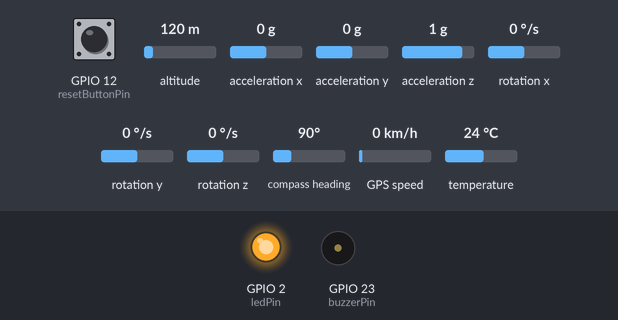
Recording of a program running on a simulated ESP32. Shown: output pins drawn as LEDs (lit = HIGH), buzzer (waves = sounding). Inputs (shaded band) come from the test bench; at power-on: acceleration x 0 g, GPIO 12 (resetButtonPin) HIGH, acceleration z 1 g, acceleration y 0 g, altitude 120 m, rotation x 0 °/s, rotation y 0 °/s, rotation z 0 °/s, compass heading 90°, GPS speed 0 km/h, temperature 24 °C. WiFi joins after 1.5 s; servers stay silent unless stated; the local clock reads 2024-03-15 10:24:30 at power-on unless the program sets it; the GPS gets a fix after 3 s at 37.7749, -122.4194 with 8 satellites; what the program prints to the serial monitor is not drawn.

Above: at 6.8 s.
6.9 s: acceleration x set to -0.7 g
11.3 s: acceleration x set to -1 g
At 15.69 s:
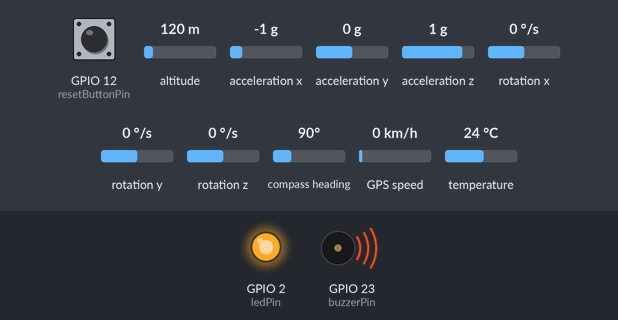
15.7 s: GPIO 12 (resetButtonPin) pulled LOW for 3.2 s
At 17.1 s:
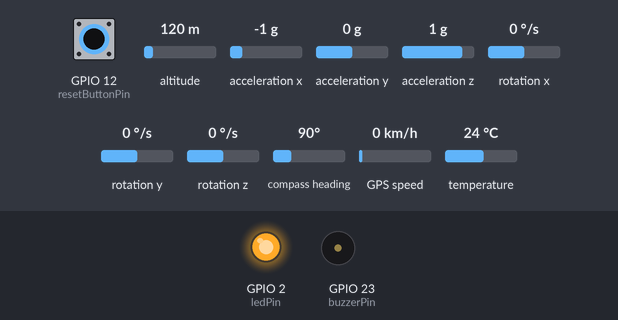
23.2 s: acceleration z set to 0.7 g
At 24.2 s:
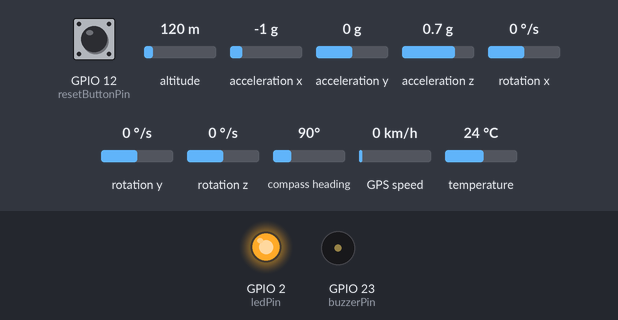
24.8 s: acceleration y set to -0.3 g
28.1 s: acceleration y set to -0.6 g
At 33.52 s:
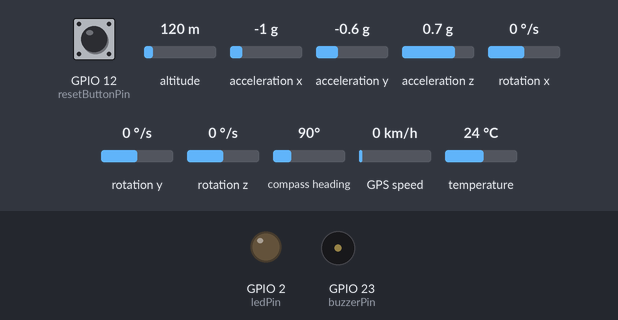
Timing chart, 0 to 44.7 s (numbered marks = the images above; inputs shaded):
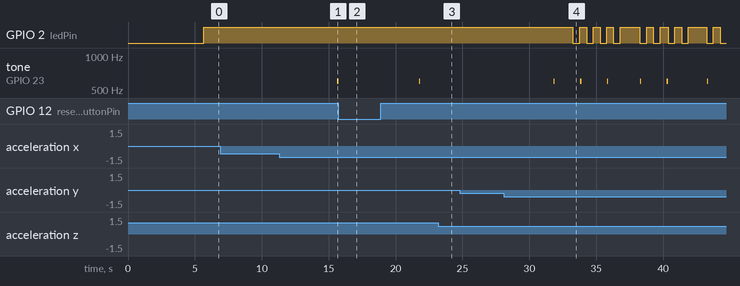

Measured:
- the behaviour switches between -0.8 and -0.9 g on acceleration x (found by bisection; images 0 and 1)
- the behaviour switches between -0.4 and -0.5 g on acceleration y (found by bisection; images 3 and 4)
- after the input at 6.9 s, every drawn part: stays the same
- after the input at 11.3 s, tone on GPIO 23 (buzzerPin): silent → 600 Hz after 4.3 s
- after the input at 15.7 s, GPIO 2 (ledPin): stops changing and stays HIGH
- after the input at 23.2 s, GPIO 2 (ledPin): stays HIGH (without the input it goes to LOW after 0.51 s); tone on GPIO 23 (buzzerPin): stays silent (without the input it goes to 600 Hz after 0.55 s)
- after the input at 24.8 s, every drawn part: stays the same
- after the input at 28.1 s, GPIO 2 (ledPin): HIGH → LOW after 5.2 s, then moves between LOW and HIGH, repeating every 5.0 s; tone on GPIO 23 (buzzerPin): plays 600 Hz for 0.10 s, 600 Hz for 0.10 s, 600 Hz for 0.10 s, 600 Hz for 0.10 s, 600 Hz for 0.10 s, 600 Hz for 0.10 s, starting after 3.7 s

The program:

main.cpp
```cpp
#include <WiFi.h>
#include <FirebaseESP32.h>
#include <time.h>
#include <Adafruit_MPU6050.h>
#include <Adafruit_Sensor.h>
#include <Wire.h>
#include <math.h>
#include <TinyGPS++.h>
#include <HardwareSerial.h>

#define WIFI_SSID "satu_dua"
#define WIFI_PASSWORD "satusatu"
#define FIREBASE_HOST "emergencyfalldetection-725cb-default-rtdb.asia-southeast1.firebasedatabase.app"
#define FIREBASE_AUTH "wRBzA1N2VoFQrzmEOizH5eWc66HDliiiD3fvWoH5"

Adafruit_MPU6050 mpu;
TinyGPSPlus gps;
HardwareSerial gpsSerial(1);
FirebaseData fbdo;
FirebaseAuth auth;
FirebaseConfig config;

const int buzzerPin = 23;
const int resetButtonPin = 12;
const int ledPin = 2;

// ========== PENGATURAN SENSITIVITAS ==========
const float FALL_SENSITIVITY = 0.6;      // 0-1: semakin besar = semakin sensitif
const float NORMAL_LOW_MULT = 0.75;       // 0.5-0.8: batas bawah normal
const float NORMAL_HIGH_MULT = 1.3;      // 1.2-2.0: batas atas normal
const float VARIANCE_THRESHOLD = 2;    // 1.0-4.0: deteksi gerakan tidak teratur, semakin kecil = semakin sensitif

const int MIN_FREEFALL_SAMPLES = 3;      // 3-15: jatuh (semakin kecil = sensitif)
const int MIN_ABNORMAL_SAMPLES = 25;     // 5-30: gerakan abnormal

const float alpha = 0.2;                 // 0.1-0.5: smoothing filter
const unsigned long CALIBRATE_MS = 3000; // waktu kalibrasi awal
const unsigned long MOVEMENT_CHECK_INTERVAL = 100; // 50-200ms: frekuensi analisis

// Threshold values (akan di-set otomatis saat kalibrasi)
float TH_NORMAL_LOW = 8.0;
float TH_NORMAL_HIGH = 12.0;
float TH_FALL = 5.0;

// System states
enum SystemState {
  STATE_NORMAL = 0,    // Hijau - gerakan normal
  STATE_ABNORMAL = 1,  // Kuning - gerakan tidak normal
  STATE_FALL = 2       // Merah - jatuh (persisten sampai reset)
};

SystemState currentState = STATE_NORMAL;
SystemState previousState = STATE_NORMAL;

bool systemReady = false;        // Flag untuk menandakan sistem siap
bool fallDetected = false;
bool buttonPressed = false;
unsigned long lastDebounceTime = 0;
const unsigned long debounceDelay = 50;
unsigned long lastLedToggle = 0;
bool ledState = LOW;             // Start dengan LED mati
int fallSampleCount = 0;
int abnormalSampleCount = 0;
float emaAccel;
float emaVariance = 0.0;

// Movement analysis variables
float accelHistory[10] = {0};
int historyIndex = 0;
unsigned long lastMovementCheck = 0;

String getFormattedTime()
{
  time_t now;
  struct tm timeinfo;
  time(&now);
  localtime_r(&now, &timeinfo);
  char buffer[25];
  strftime(buffer, sizeof(buffer), "%Y-%m-%d %H:%M:%S", &timeinfo);
  return String(buffer);
}

String getStateString(SystemState state) {
  switch(state) {
    case STATE_NORMAL: return "NORMAL";
    case STATE_ABNORMAL: return "ABNORMAL_MOVEMENT";
    case STATE_FALL: return "FALL_DETECTED";
    default: return "UNKNOWN";
  }
}

void initWiFi()
{
  WiFi.begin(WIFI_SSID, WIFI_PASSWORD);
  Serial.print("Connecting to WiFi");
  while (WiFi.status() != WL_CONNECTED)
  {
    Serial.print(".");
    delay(500);
  }
  Serial.println("\nConnected to WiFi!");
}

void initFirebase()
{
  config.host = FIREBASE_HOST;
  config.signer.tokens.legacy_token = FIREBASE_AUTH;
  Firebase.begin(&config, &auth);
  Firebase.reconnectWiFi(true);
  Firebase.setBool(fbdo, "/esp32/online", true);
}

void initMPU()
{
  if (!mpu.begin())
  {
    Serial.println("MPU6050 not found");
    while (1)
      delay(10);
  }
  mpu.setHighPassFilter(MPU6050_HIGHPASS_0_63_HZ);
  Serial.println("Start calibration (remain still)...");

  unsigned long t0 = millis();
  float sum = 0;
  int count = 0;
  while (millis() - t0 < CALIBRATE_MS)
  {
    sensors_event_t a, g, temp;
    mpu.getEvent(&a, &g, &temp);
    float mag = sqrt(
        a.acceleration.x * a.acceleration.x +
        a.acceleration.y * a.acceleration.y +
        a.acceleration.z * a.acceleration.z);
    sum += mag;
    count++;
    delay(20);
  }
  float baseline = sum / count;

  // Set thresholds based on baseline menggunakan multiplier
  TH_FALL = baseline * FALL_SENSITIVITY;
  TH_NORMAL_LOW = baseline * NORMAL_LOW_MULT;
  TH_NORMAL_HIGH = baseline * NORMAL_HIGH_MULT;

  emaAccel = baseline;
  emaVariance = 0.0;

  Serial.println("Enhanced fall detector ready!");
  Serial.print("Baseline (1g): "); Serial.println(baseline);
  Serial.print("TH_FALL: "); Serial.println(TH_FALL);
  Serial.print("TH_NORMAL_LOW: "); Serial.println(TH_NORMAL_LOW);
  Serial.print("TH_NORMAL_HIGH: "); Serial.println(TH_NORMAL_HIGH);

  // Set system ready flag - LED akan menyala setelah ini
  systemReady = true;
}

void initBuzzer()
{
  pinMode(buzzerPin, OUTPUT);
  ledcSetup(0, 1000, 8);
  ledcAttachPin(buzzerPin, 0);
}

void initResetButton()
{
  pinMode(resetButtonPin, INPUT_PULLUP);
}

void initLED()
{
  pinMode(ledPin, OUTPUT);
  digitalWrite(ledPin, LOW);  // Start dengan LED mati
}

void playTone(int frequency)
{
  if (frequency > 0)
  {
    ledcWriteTone(0, frequency);
  }
  else
  {
    ledcWriteTone(0, 0);
  }
}

void handleSOS()
{
  static bool isDash = false;
  static unsigned long lastChange = 0;
  const int dashDuration = 300;

  unsigned long now = millis();
  if (now - lastChange >= (isDash ? dashDuration : 100))
  {
    isDash = !isDash;
    lastChange = now;

    if (isDash)
    {
      playTone(800); // Nada dash
    }
    else
    {
      playTone(0); // Hening 100 ms
    }
  }
}

float calculateMovementVariability() {
  if (historyIndex < 5) return 0.0;

  float mean = 0.0;
  int samples = min(10, historyIndex);

  for (int i = 0; i < samples; i++) {
    mean += accelHistory[i];
  }
  mean /= samples;

  float variance = 0.0;
  for (int i = 0; i < samples; i++) {
    variance += pow(accelHistory[i] - mean, 2);
  }
  variance /= samples;

  return sqrt(variance);
}

SystemState analyzeMovementPattern(float currentAccel, float variance) {
  // PENTING: Jika sudah fall detected, tetap dalam state fall sampai direset
  if (currentState == STATE_FALL) {
    return STATE_FALL;
  }

  // Deteksi jatuh (prioritas tertinggi)
  if (currentAccel < TH_FALL) {
    fallSampleCount++;
    if (fallSampleCount >= MIN_FREEFALL_SAMPLES) {
      return STATE_FALL;
    }
  } else {
    fallSampleCount = 0;
  }

  // Deteksi gerakan abnormal
  bool accelOutOfRange = (currentAccel < TH_NORMAL_LOW) || (currentAccel > TH_NORMAL_HIGH);
  bool highVariability = variance > VARIANCE_THRESHOLD;

  if (accelOutOfRange || highVariability) {
    abnormalSampleCount++;
    if (abnormalSampleCount >= MIN_ABNORMAL_SAMPLES) {
      return STATE_ABNORMAL;
    }
  } else {
    abnormalSampleCount = max(0, abnormalSampleCount - 2);
  }

  return STATE_NORMAL;
}

void reportStatus()
{
  String status = getStateString(currentState);
  String timestamp = getFormattedTime();
  float latitude = 0.0;
  float longitude = 0.0;

  if (gps.location.isValid())
  {
    latitude = gps.location.lat();
    longitude = gps.location.lng();
  }

  bool ok = true;
  ok &= Firebase.setString(fbdo, "/fall_detection/status", status);
  ok &= Firebase.setString(fbdo, "/fall_detection/timestamp", timestamp);
  ok &= Firebase.setFloat(fbdo, "/fall_detection/location/lat", latitude);
  ok &= Firebase.setFloat(fbdo, "/fall_detection/location/lon", longitude);
  ok &= Firebase.setInt(fbdo, "/fall_detection/state_code", (int)currentState);
  ok &= Firebase.setFloat(fbdo, "/fall_detection/accel_magnitude", emaAccel);
  ok &= Firebase.setFloat(fbdo, "/fall_detection/movement_variance", emaVariance);

  if (ok)
  {
    Serial.printf("✅ Status reported: %s\n", status.c_str());
  }
  else
  {
    Serial.print("❌ Error reporting status: ");
    Serial.println(fbdo.errorReason());
  }
}

void resetSystem()
{
  currentState = STATE_NORMAL;
  previousState = STATE_NORMAL;
  fallDetected = false;
  fallSampleCount = 0;
  abnormalSampleCount = 0;
  emaAccel = (TH_NORMAL_LOW + TH_NORMAL_HIGH) / 2;
  emaVariance = 0.0;
  ledcWriteTone(0, 0);

  // Reset history buffer
  for (int i = 0; i < 10; i++) {
    accelHistory[i] = 0.0;
  }
  historyIndex = 0;

  Serial.println("System reset - ready for new detection");
  reportStatus(); // Report reset status
}

void checkResetButton()
{
  int reading = digitalRead(resetButtonPin);
  if (reading == LOW)
  {
    if (!buttonPressed && (millis() - lastDebounceTime) > debounceDelay)
    {
      buttonPressed = true;
      lastDebounceTime = millis();
      resetSystem();
    }
  }
  else
  {
    buttonPressed = false;
  }
}

void handleLED()
{
  // LED hanya menyala jika sistem sudah ready (WiFi connected & calibrated)
  if (!systemReady) {
    digitalWrite(ledPin, LOW);  // LED mati jika belum ready
    return;
  }

  switch(currentState) {
    case STATE_NORMAL:
      digitalWrite(ledPin, HIGH);  // LED menyala terus (hijau)
      break;

    case STATE_ABNORMAL:
      // Blink lambat untuk status kuning
      if (millis() - lastLedToggle > 500) {
        lastLedToggle = millis();
        ledState = !ledState;
        digitalWrite(ledPin, ledState);
      }
      break;

    case STATE_FALL:
      // Blink cepat untuk status merah
      if (millis() - lastLedToggle > 100) {
        lastLedToggle = millis();
        ledState = !ledState;
        digitalWrite(ledPin, ledState);
      }
      break;
  }
}

void handleBuzzer() {
  switch(currentState) {
    case STATE_NORMAL:
      playTone(0);  // Tidak ada suara
      break;

    case STATE_ABNORMAL:
      // Beep singkat setiap 2 detik
      static unsigned long lastAbnormalBeep = 0;
      if (millis() - lastAbnormalBeep > 2000) {
        lastAbnormalBeep = millis();
        playTone(600);
        delay(100);
        playTone(0);
      }
      break;

    case STATE_FALL:
      handleSOS();  // SOS pattern
      break;
  }
}

void setup()
{
  Serial.begin(115200);
  gpsSerial.begin(9600, SERIAL_8N1, 16, 17);

  initLED();        // LED mati dulu
  initBuzzer();
  initResetButton();

  Serial.println("Initializing system...");
  initWiFi();       // Connect ke WiFi

  configTime(7 * 3600, 0, "pool.ntp.org");
  delay(1000);
  initFirebase();   // Connect ke Firebase

  initMPU();        // Kalibrasi & set systemReady = true

  Serial.println("✅ System fully initialized and ready!");
}

void loop()
{
  checkResetButton();
  handleLED();

  // Hanya proses sensor jika sistem sudah ready
  if (!systemReady) {
    delay(100);
    return;
  }

  // Baca sensor MPU6050
  sensors_event_t a, g, temp;
  mpu.getEvent(&a, &g, &temp);
  float mag = sqrt(
      a.acceleration.x * a.acceleration.x +
      a.acceleration.y * a.acceleration.y +
      a.acceleration.z * a.acceleration.z);

  // Update EMA
  emaAccel = alpha * mag + (1 - alpha) * emaAccel;

  // Update history buffer untuk analisis pola
  if (millis() - lastMovementCheck > MOVEMENT_CHECK_INTERVAL) {
    lastMovementCheck = millis();

    accelHistory[historyIndex % 10] = emaAccel;
    historyIndex++;

    // Hitung variabilitas gerakan
    emaVariance = calculateMovementVariability();

    // Analisis pola gerakan dan tentukan state
    previousState = currentState;
    currentState = analyzeMovementPattern(emaAccel, emaVariance);

    // Log perubahan state
    if (currentState != previousState) {
      Serial.printf("State changed: %s -> %s\n",
                   getStateString(previousState).c_str(),
                   getStateString(currentState).c_str());

      if (currentState == STATE_FALL) {
        Serial.println("🚨 FALL DETECTED! System locked in fall state until reset.");
        if (gps.location.isValid()) {
          Serial.printf("Location: %.6f, %.6f\n", gps.location.lat(), gps.location.lng());
        }
        fallDetected = true;
      } else if (currentState == STATE_ABNORMAL) {
        Serial.println("⚠️ ABNORMAL MOVEMENT DETECTED");
      } else {
        Serial.println("✅ Movement normalized");
      }

      reportStatus();  // Report immediately on state change
    }
  }

  // Handle GPS
  while (gpsSerial.available() > 0)
  {
    char c = gpsSerial.read();
    gps.encode(c);
  }

  // Handle buzzer based on current state
  handleBuzzer();

  // Heartbeat - kirim data secara berkala (setiap 5 detik)
  static unsigned long lastHeartbeat = 0;
  if (Firebase.ready() && (millis() - lastHeartbeat > 5000))
  {
    lastHeartbeat = millis();

    String status = getStateString(currentState);
    String timestamp = getFormattedTime();
    float latitude = 0.0;
    float longitude = 0.0;

    if (gps.location.isValid())
    {
      latitude = gps.location.lat();
      longitude = gps.location.lng();
    }

    time_t now = time(NULL);

    bool ok = true;
    ok &= Firebase.setString(fbdo, "/fall_detection/status", status);
    ok &= Firebase.setString(fbdo, "/fall_detection/timestamp", timestamp);
    ok &= Firebase.setFloat(fbdo, "/fall_detection/location/lat", latitude);
    ok &= Firebase.setFloat(fbdo, "/fall_detection/location/lon", longitude);
    ok &= Firebase.setBool(fbdo, "/esp32/online", true);
    ok &= Firebase.setInt(fbdo, "/esp32/last_seen", now);
    ok &= Firebase.setInt(fbdo, "/fall_detection/state_code", (int)currentState);
    ok &= Firebase.setFloat(fbdo, "/fall_detection/accel_magnitude", emaAccel);
    ok &= Firebase.setFloat(fbdo, "/fall_detection/movement_variance", emaVariance);

    if (!ok)
    {
      Serial.print("⚠️ Heartbeat gagal: ");
      Serial.println(fbdo.errorReason());
    }
    else
    {
      Serial.printf("📡 Heartbeat: %s (Accel: %.2f, Var: %.2f)\n",
                   status.c_str(), emaAccel, emaVariance);
    }
  }
}
```
